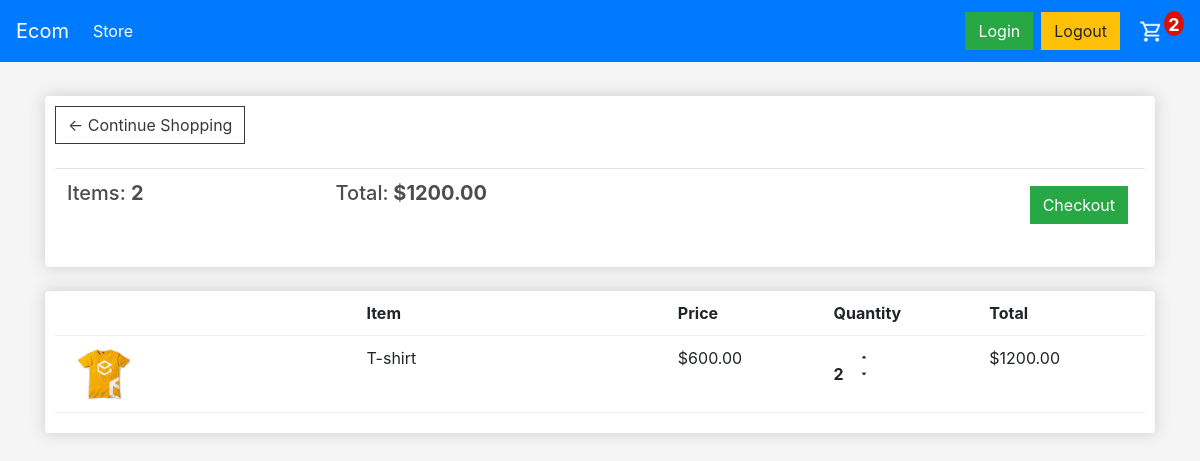
The page /cart/ (signed in) on the database its author committed.
### store/models.py (models this page shows, shortened)
class Order(models.Model):
	customer = models.ForeignKey(Customer, on_delete=models.SET_NULL, null=True, blank=True)
	date_ordered = models.DateTimeField(auto_now_add=True)
	complete = models.BooleanField(default=False)
	transaction_id = models.CharField(max_length=100, null=True)
	@property
	def get_cart_total(self):
		orderitems = self.orderitem_set.all()
		total = sum([item.get_total for item in orderitems])
		return total
	@property
	def get_cart_items(self):
		orderitems = self.orderitem_set.all()
		total = sum([item.quantity for item in orderitems])
		return total

class OrderItem(models.Model):
	product = models.ForeignKey(Product, on_delete=models.SET_NULL, null=True)
	order = models.ForeignKey(Order, on_delete=models.SET_NULL, null=True)
	quantity = models.IntegerField(default=0, null=True, blank=True)
	date_added = models.DateTimeField(auto_now_add=True)
	@property
	def get_total(self):
		total = self.product.price * self.quantity
		return total

class Product(models.Model):
	name = models.CharField(max_length=200)
	price = models.FloatField()
	digital = models.BooleanField(default=False,null=True, blank=True)
	image = models.ImageField(null=True, blank=True)
	@property
	def imageURL(self):
		try:
			url = self.image.url
		except:
			url = ''
		return url

### store/views.py (the view)
# urls.py: path('cart/', views.cart, name="cart"),
def cart(request):
	if request.user.is_authenticated:
		customer = request.user.customer
		order, created = Order.objects.get_or_create(customer=customer, complete=False)
		items = order.orderitem_set.all()
		cartItems = order.get_cart_items
	else:
		items = []
		order = {'get_cart_total':0, 'get_cart_items':0}
		cartItems = order['get_cart_items']
	context = {'items':items, 'order':order, 'cartItems':cartItems}
	return render(request, 'store/Cart.html', context)

### store/templates/store/Cart.html
{% extends 'store/Main.html' %}
{% load static %}
{% block content %}
	<div class="row">
		<div class="col-lg-12">
			<div class="box-element">
				<a  class="btn btn-outline-dark" href="{% url 'store' %}">&#x2190; Continue Shopping</a>
				<br>
				<br>
				<table class="table">
					<tr>
						<th><h5>Items: <strong>{{order.get_cart_items}}</strong></h5></th>
						<th><h5>Total:<strong> ${{order.get_cart_total|floatformat:2}}</strong></h5></th>
						<th>
							<a  style="float:right; margin:5px;" class="btn btn-success" href="{% url 'checkout' %}">Checkout</a>
						</th>
					</tr>
				</table>
			</div>
			<br>
			<div class="box-element">
				<div class="cart-row">
					<div style="flex:2"></div>
					<div style="flex:2"><strong>Item</strong></div>
					<div style="flex:1"><strong>Price</strong></div>
					<div style="flex:1"><strong>Quantity</strong></div>
					<div style="flex:1"><strong>Total</strong></div>
				</div>
				{% for item in items %}
				<div class="cart-row">
					<div style="flex:2"><img class="row-image" src="{{item.product.imageURL}}"></div>
					<div style="flex:2"><p>{{item.product.name}}</p></div>
					<div style="flex:1"><p>${{item.product.price|floatformat:2}}</p></div>
					<div style="flex:1">
						<p class="quantity">{{item.quantity}}</p>
						<div class="quantity">
							<img data-product="{{item.product.id}}" data-action="add" class="chg-quantity update-cart" src="{% static  'images/1arrow-up.png' %}">
							<img data-product="{{item.product.id}}" data-action="remove" class="chg-quantity update-cart" src="{% static  'images/1arrow-down.png' %}">
						</div>
					</div>
					<div style="flex:1"><p>${{item.get_total|floatformat:2}}</p></div>
				</div>
				{% endfor %}
			</div>
		</div>
	</div>
{% endblock content %}

### store/static/css/mainn.css (style rules this page uses)
body { background-color:whitesmoke; }
h1,h2,h3,h4,h5,h6 { color:hsl(0, 0%, 30%); }
.box-element { box-shadow:hsl(0, 0%, 80%) 0 0 16px; background-color: #fff; border-radius: 4px; padding: 10px; }
.col-lg-4, .col-lg-6, .col-lg-8, .col-lg-12 { margin-top: 10px; }
.btn { border-radius: 0; }
.row-image { width: 100px; }
.cart-row { display: flex; align-items: flex-stretch; padding-bottom: 10px; margin-bottom: 10px; border-bottom: 1px solid #ececec; }
.quantity { display: inline-block; font-weight: 700; padding-right:10px; }
.chg-quantity { width: 12px; cursor: pointer; display: block; margin-top: 5px; transition:.1s; }

### rows shown on the page
Order: get_cart_items "2", get_cart_total "1200.00"
OrderItem: product.imageURL (picture), product.name "T-shirt", product.price "600.00", quantity "2", get_total "1200.00"

### other values the page prints
{{ cartItems }} "2"
